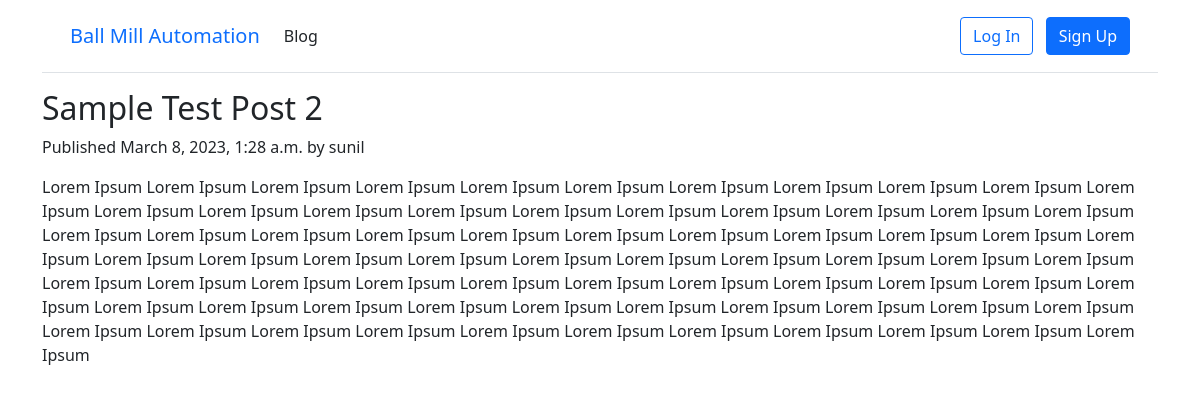
/blog/post/sample-test-post-2/, run on the app's committed database.
### blog/models.py (models this page shows, shortened)
class Post(models.Model):
    class Status(models.TextChoices):
        DRAFT = 'DF', 'Draft'
        PUBLISHED = 'PB', 'Published'
    title = models.CharField(max_length=100)
    slug = models.SlugField(max_length=100, unique_for_date='publish')
    author = models.ForeignKey(get_user_model(), on_delete=models.CASCADE, null=True, blank=True)
    body = models.TextField()
    image = models.ImageField(upload_to='', blank=True, null=True)
    tags = models.ManyToManyField(Tag, blank=True)
    publish = models.DateTimeField(default=timezone.now)
    created = models.DateTimeField(auto_now_add=True)
    updated = models.DateTimeField(auto_now= True)
    status = models.CharField(max_length=2,choices=Status.choices,default=Status.DRAFT)
    objects = models.Manager() # The default manager.
    published = PublishedManager() # Our custom manager.
    class Meta:
        ordering = ['-publish']

### accounts/models.py (models this page shows)
class CustomUser(AbstractUser):
    mobile = models.CharField(max_length=10, null=True, blank=True)

### blog/views.py (the view)
# urls.py: path("post/<slug>/", BlogDetailView.as_view(), name="post_detail"), # new
class BlogDetailView(DetailView): # new
    model = Post
    template_name = "post_detail.html"

### templates/post_detail.html
{% extends "base.html" %}
{% block content %}
<div class="post-entry">
    <h2>{{ post.title }}</h2>
    <p class="date">Published {{ post.publish }} by {{ post.author }}</p>
    <p>{{ post.body }}</p>
</div>
{% endblock content %}

### data on the page
Post: title "Sample Test Post 2", publish "March 8, 2023, 1:28 a.m.", author "sunil", body "Lorem Ipsum Lorem Ipsum Lorem Ipsum Lorem Ipsum Lorem Ipsum Lorem Ipsum Lorem Ipsum Lorem Ipsum Lorem Ipsum Lorem Ipsum Lorem Ipsum Lorem Ipsum Lorem Ipsum Lorem Ipsum Lorem Ipsum Lorem Ipsum Lorem Ipsum Lorem Ipsum Lorem Ipsum Lorem Ipsum Lorem Ipsum Lorem Ipsum Lorem Ipsum Lorem Ipsum Lorem Ipsum Lorem Ipsum Lorem Ipsum Lorem Ipsum Lorem Ipsum Lorem Ipsum Lorem Ipsum Lorem Ipsum Lorem Ipsum Lorem Ipsum Lorem Ipsum Lorem Ipsum Lorem Ipsum Lorem Ipsum Lorem Ipsum Lorem Ipsum Lorem Ipsum Lorem Ipsum Lorem Ipsum Lorem Ipsum Lorem Ipsum Lorem Ipsum Lorem Ipsum Lorem Ipsum Lorem Ipsum Lorem Ipsum Lorem Ipsum Lorem Ipsum Lorem Ipsum Lorem Ipsum Lorem Ipsum Lorem Ipsum Lorem Ipsum Lorem Ipsum…"
